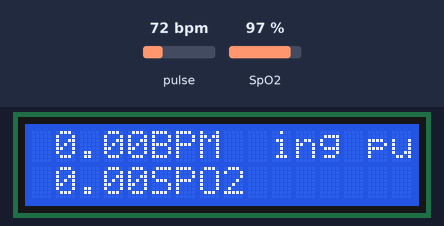
Recording of a sketch running on a simulated Arduino Uno, built with avr-gcc and run on an emulated ATmega328P. Parts: 16×2 character LCD. The inputs (shaded band) are chosen by the test bench; at power-on: pulse 72 bpm, SpO2 97 %. What the sketch prints to the serial monitor is not drawn.

Above: at 1.6 s.
1.7 s: pulse set to 100 bpm
At 4.2 s:
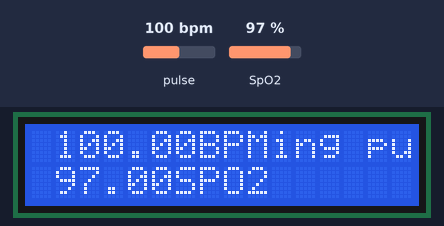
4.5 s: pulse set to 42 bpm
At 6.2 s:
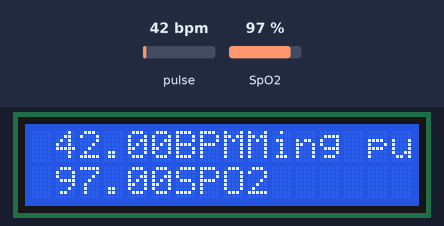
6.5 s: SpO2 set to 80 %
At 8.1 s:
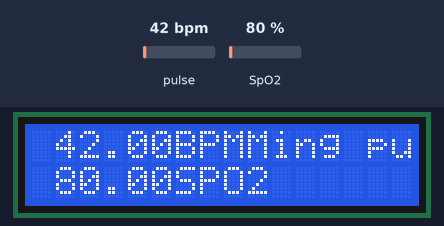
8.6 s: SpO2 set to 85 %
At 9.9 s:
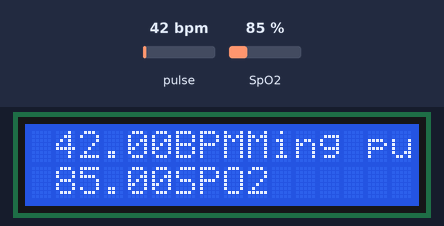
Timing chart, 0 to 11.6 s (numbered marks = the images above; inputs shaded):
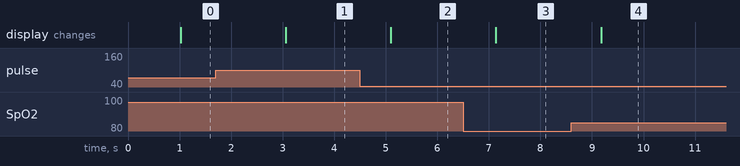

Measured:
- after the input at 1.7 s, the display: changes after 1.4 s (image 1)
- after the input at 4.5 s, the display: changes after 0.60 s (image 2)
- after the input at 6.5 s, the display: changes after 0.64 s (image 3)
- after the input at 8.6 s, the display: changes after 0.58 s (image 4)

The sketch:

pulseoximeter2.ino
```cpp
#include<Wire.h>
#include<MAX30100_PulseOximeter.h>
#include<LiquidCrystal_I2C.h>
LiquidCrystal_I2C lcd(0x27,16,2);
#define REPORT_MS 1000
float BPM,SPO2;
uint32_t tsLastReport=0;
PulseOximeter pox;
void onBeatDetected()
{
  Serial.println("Beat Detected!");
}
void setup() {
  Serial.begin(115200);
  lcd.init();
  lcd.clear();
  lcd.backlight();
  lcd.setCursor(1,0);
  Serial.print("init pulse oxi");
  lcd.print("initializing pulse");

  if(!pox.begin())
  {
    Serial.println("fail");
    lcd.setCursor(1,0);
    lcd.println("failed");
    for(;;);
  }
  else
  {
    lcd.setCursor(1,0);
    lcd.println("success");
    Serial.println("success");


  }
   pox.setOnBeatDetectedCallback(onBeatDetected);


}

void loop() {
  pox.update();
  BPM=pox.getHeartRate();
  SPO2=pox.getSpO2();
  if(millis()-tsLastReport>REPORT_MS)
  {
    Serial.print("heart rate:");
    Serial.print(BPM);
    Serial.print("SpO2:");
    Serial.print(SPO2);
    Serial.println("%");


    lcd.setCursor(1,0);
    lcd.print(BPM);
    lcd.print("BPM");
    lcd.setCursor(1,1);
    lcd.print(SPO2);
    lcd.print("SPO2");
    tsLastReport=millis();
     }

}
```
